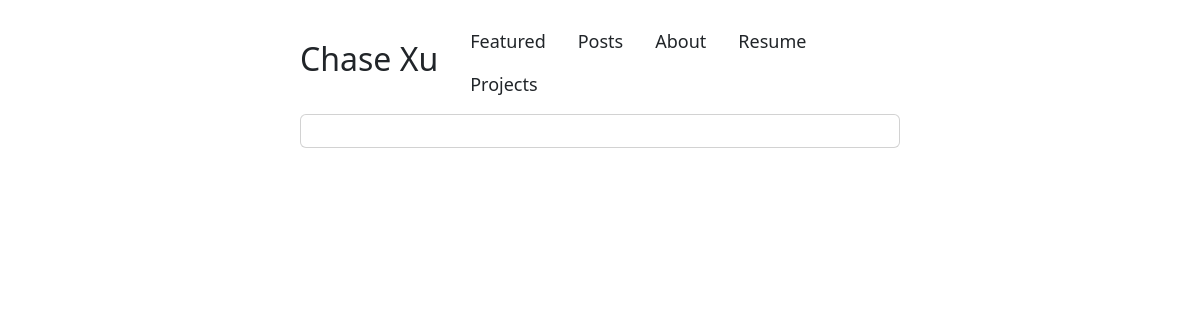
Before: /resume/ with the older database file.
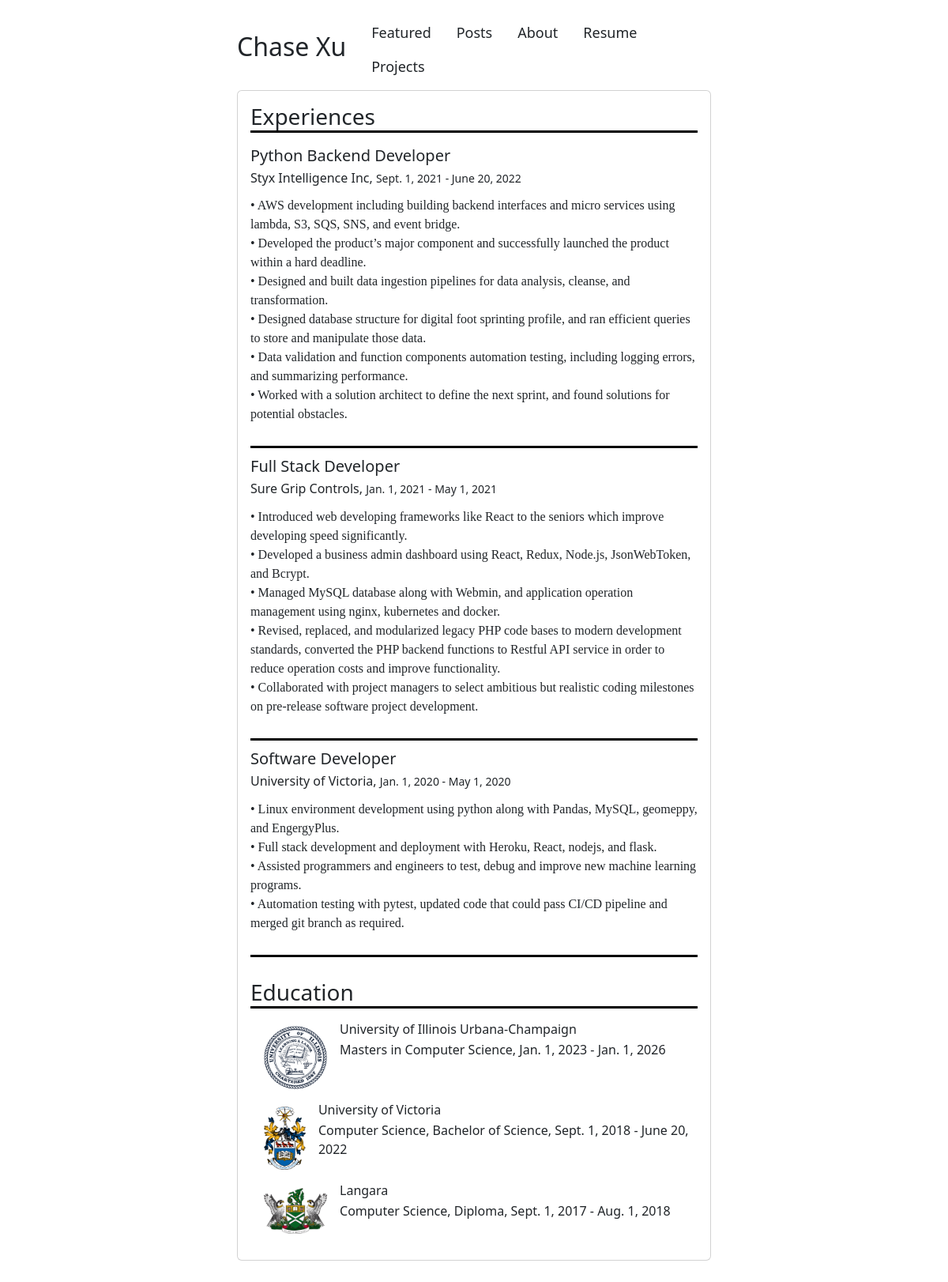
After: the same page with the newer database file.
### resume/models.py (models this page shows, shortened)
class Experience(models.Model):
    company = models.CharField(max_length=225)
    title = models.CharField(max_length=100)
    start_date = models.DateField(default=None, null=True)
    end_date = models.DateField(default=None, null=True)
    duty = models.TextField(null=True)
    description = QuillField(default=None, null=True)

class School(models.Model):
    name = models.CharField(max_length=100)
    degree = models.CharField(max_length=225)
    start_date = models.DateField(default=None, null=True)
    end_date = models.DateField(default=None, null=True)
    logo = models.ImageField(default=None, null=True)

### resume/views.py (the view)
# urls.py: path("resume/", resume, name='resume'),
def resume(request):
    exps = Experience.objects.all().order_by('-start_date').values()
    schools = School.objects.all().order_by('-start_date').values()
    for obj in exps:
        obj['duty'] = obj['duty'].split('\n')
    context = {
        'exps': exps,
        'schools': schools
    }
    return render(request, 'resume.html', context)

### templates/resume.html (shortened to what this page needs)
{%extends 'base.html' %}
{%block resume%}
<div class="card" id='resume'>
    <div class="card-body">
    {%if exps%}
        <div>
            <h3 class="card-title section-title">Experiences</h3>
            {%for obj in exps%}
                <div class='exp'>
                    <h5 >{{obj.title}}</h5>
                    <p class='card-subtitle' style="margin-bottom: 2%;">{{obj.company}}, <small>{{obj.start_date}} - {{obj.end_date}}</small></p>
                    {%for duty in obj.duty%}
                        <div class="card-text" style="font-family: san-serif">{{duty}}</div>
                    {%endfor%}
                </div>
            {%endfor%}
        </div>
        <div style="margin-top: 5%;">
            <h3 class="card-title section-title">Education</h3>
            {%for obj in schools%}
                <div style='display: flex; margin: 2%;'>
                    <img class='logos' src="../../media/{{obj.logo}}">
                    <div style="margin-left: 2%;">
                        <h6 class='card-title'>{{obj.name}}</h6>
                        <p class='card-subtitle'>{{obj.degree}}, {{obj.start_date}} - {{obj.end_date}}</p>
                    </div>
                </div>
            {%endfor%}
        </div>
    {%endif%}
    </div>
</div>
{%endblock resume%}

### templates/base.html (shortened to what this page needs)
{%load django_bootstrap5%}
<!doctype html>
<html>
<head>
  {%bootstrap_css%}
  <link rel="stylesheet" href="https://cdnjs.cloudflare.com/ajax/libs/font-awesome/4.7.0/css/font-awesome.min.css">
</head>
<body>
  <main>
    <div id='navbar' >
      <nav class='navbar  navbar-expand-lg' role='navigation'>
        <a class='navbar-brand text-dark' href='/posts/featured/'><h2 >Chase Xu</h2></a>
        <div class='collapse navbar-collapse justify-content-end'>
          <ul class=" nav mr-2 ml-2 mt-2 mt-lg-0">
            <li class="nav-item ">
              <a class='nav-link text-dark'  href='/posts/featured/'>Featured</a>
            </li>
            <li class="nav-item">
              <a class='nav-link text-dark'  href='/posts/all/'>Posts</a>
            </li>
            <li class="nav-item">
              <a class="nav-link text-dark" href="/about">About</a>
            </li>
            <li class="nav-item">
              <a class="nav-link text-dark" href='/resume'>Resume</a>
            </li>
            <li class="nav-item">
              <a class="nav-link text-dark" href='/projects'>Projects</a>
            </li>
          </ul>
        </div>
      </nav>
    </div>
    <div id='blog'>
      {%block resume%}
      {%endblock resume%}
    </div>
  </main>
</body>
</html>

### templates/base.html (style rules this page uses)
body { margin-bottom: 20%; }
main { display: flex; flex-direction: column; justify-content: center; padding-top: 1%; margin-left: 25%; margin-right: 25%; margin-bottom: 20%; }
.nav-item { font-weight: 300; font-size: 18px; text-color: black; }

### templates/resume.html (style rules this page uses)
.exp { margin-bottom: 2%; padding-bottom: 5%; border-bottom: black solid; }
.logos { flex: 1 1 auto; max-height: 80px; max-width: 80px; margin: 1%; }
.section-title { border-bottom: solid black; margin-bottom: 3%; }

Changed rows visible on the page:
added Experience: title "Python Backend Developer", company "Styx Intelligence Inc", start_date "Sept. 1, 2021", end_date "June 20, 2022", duty "• AWS development including building backend interfaces and micro services using lambda, S3, SQS, SNS, and event bridge." "• Developed the product’s major component and successfully launched the product within a hard deadline." "• Designed and built data ingestion pipelines for data analysis, cleanse, and transformation." "• Designed database structure for digital foot sprinting profile, and ran efficient queries to store and manipulate those data." "• Data validation and function components automation testing, including logging errors, and summarizing performance." "• Worked with a solution architect to define the next sprint, and found solutions for potential obstacles."
added Experience: title "Full Stack Developer", company "Sure Grip Controls", start_date "Jan. 1, 2021", end_date "May 1, 2021", duty "• Introduced web developing frameworks like React to the seniors which improve developing speed significantly." "• Developed a business admin dashboard using React, Redux, Node.js, JsonWebToken, and Bcrypt." "• Managed MySQL database along with Webmin, and application operation management using nginx, kubernetes and docker." "• Revised, replaced, and modularized legacy PHP code bases to modern development standards, converted the PHP backend functions to Restful API service in order to reduce operation costs and improve functionality." "• Collaborated with project managers to select ambitious but realistic coding milestones on pre-release software project development."
added Experience: title "Software Developer", company "University of Victoria", start_date "Jan. 1, 2020", end_date "May 1, 2020", duty "• Linux environment development using python along with Pandas, MySQL, geomeppy, and EngergyPlus." "• Full stack development and deployment with Heroku, React, nodejs, and flask." "• Assisted programmers and engineers to test, debug and improve new machine learning programs." "• Automation testing with pytest, updated code that could pass CI/CD pipeline and merged git branch as required."
added School: logo (picture), name "University of Illinois Urbana-Champaign", degree "Masters in Computer Science", start_date "Jan. 1, 2023", end_date "Jan. 1, 2026"
added School: logo (picture), name "University of Victoria", degree "Computer Science, Bachelor of Science", start_date "Sept. 1, 2018", end_date "June 20, 2022"
added School: logo (picture), name "Langara", degree "Computer Science, Diploma", start_date "Sept. 1, 2017", end_date "Aug. 1, 2018"
Other visible differences:
text now shown: "Experiences Education"
